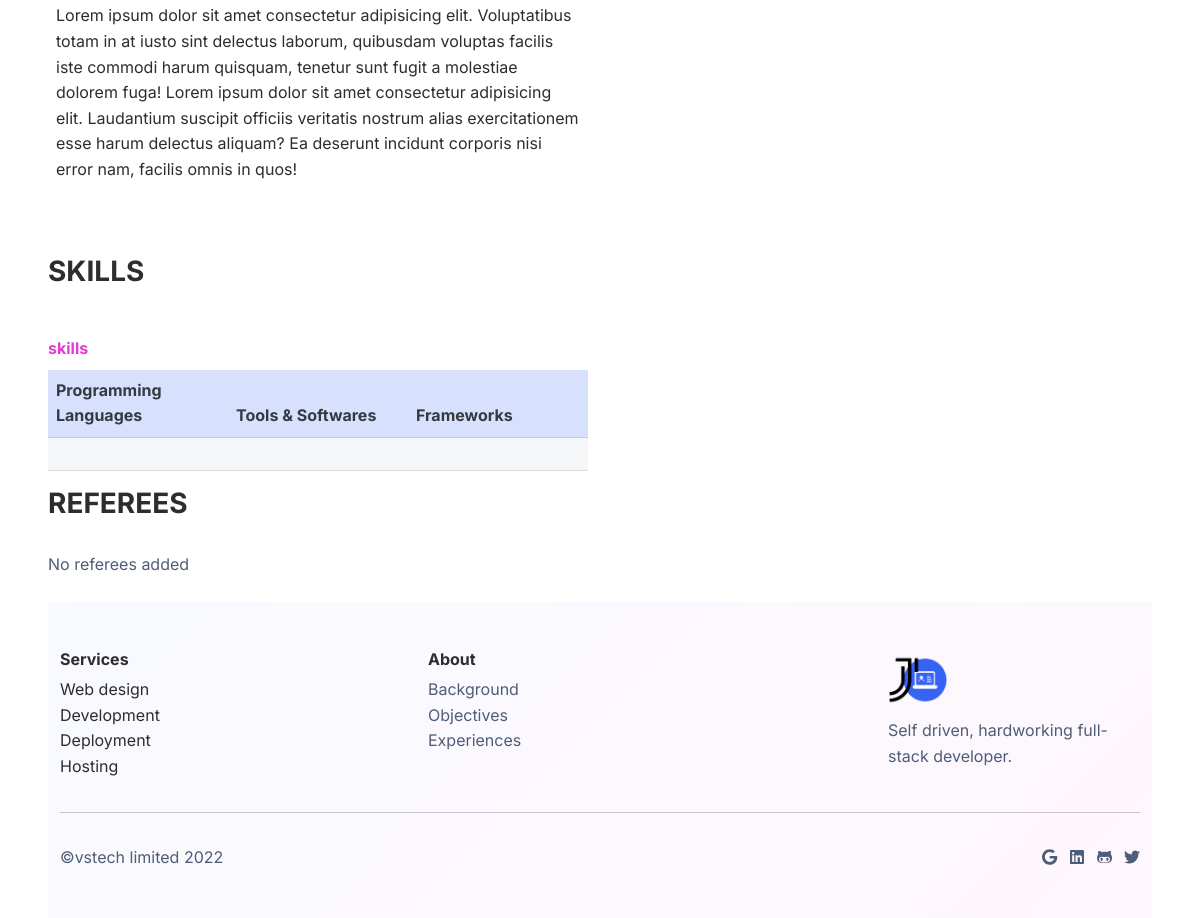
Before: /resume/ (lower part) with the older database file.
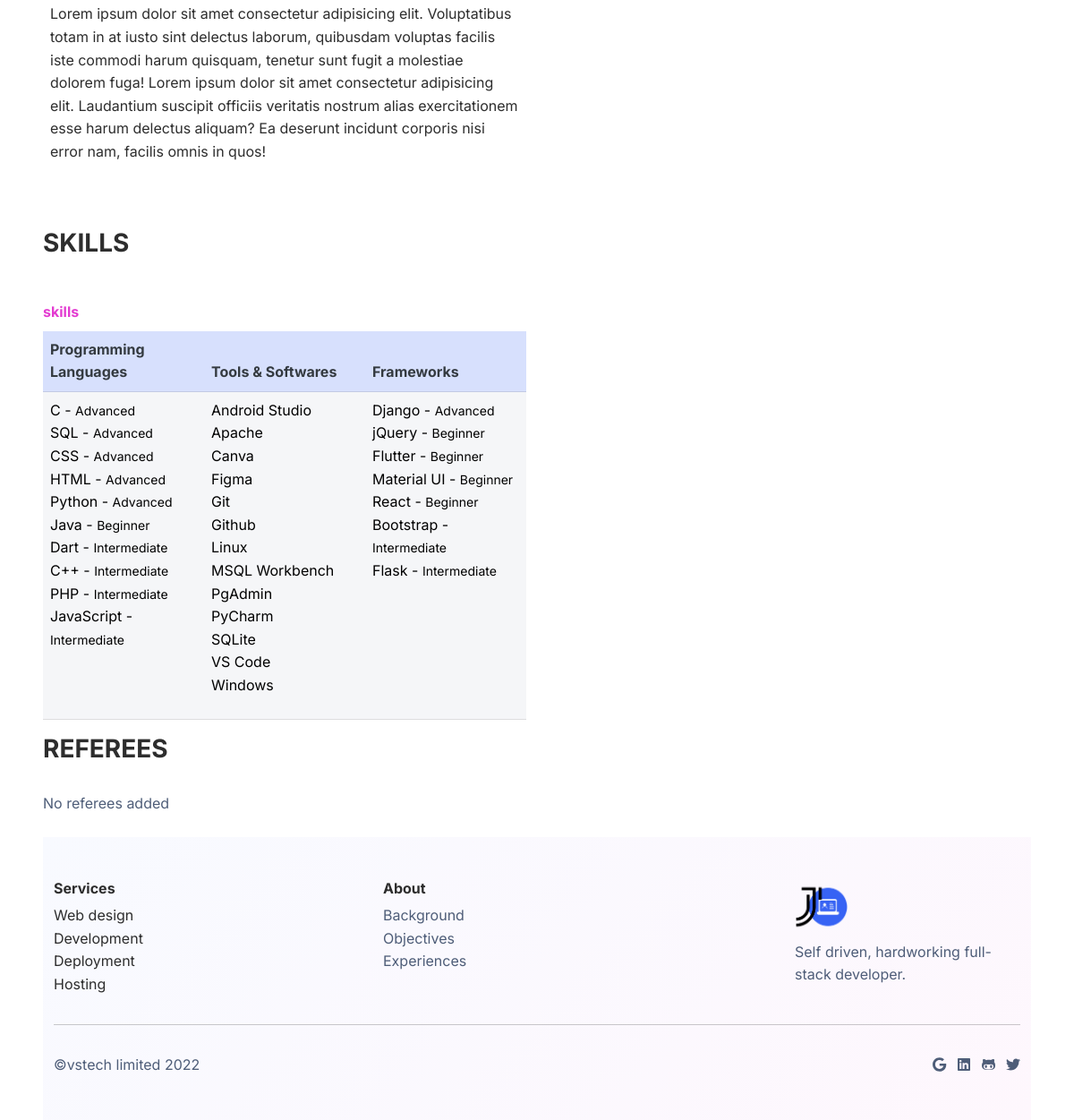
After: the same page with the newer database file.
### resume/models.py (models this page shows, shortened)
class Education(models.Model):
    course = models.CharField(max_length=100)
    institution = models.CharField(max_length=100)
    institution_url = models.URLField(max_length=200, blank=True, null=True)
    institution_city = models.CharField(max_length=100)
    expected_grad_date = models.DateField(null=True, blank=True)
    date_completed = models.DateField(null=True, blank=True)
    certificate_url = models.URLField(max_length=300, blank=True, null=True)
    related_course_work = models.TextField(blank=True, null=True)
    class Meta:
        verbose_name_plural = 'Education'
        ordering = ['-date_completed', '-expected_grad_date']

### skills/models.py (models this page shows)
class ProgrammingLanguage(models.Model):
    title = models.CharField(max_length=50)
    level = models.CharField(max_length=50, default='Beginner', choices=choices)
    def __str__(self):
        return self.title
    class Meta:
        verbose_name_plural = 'Programming Languages'
        ordering = ['level']

class Tool(models.Model):
    title = models.CharField(max_length=50)
    def __str__(self):
        return self.title
    class Meta:
        verbose_name_plural = 'Tools'
        ordering = ['title']

class Framework(models.Model):
    title = models.CharField(max_length=50)
    level = models.CharField(max_length=50, default='Beginner', choices=choices)
    def __str__(self):
        return self.title
    class Meta:
        verbose_name_plural = 'Frameworks'
        ordering = ['level']

### resume/views.py (the view)
# urls.py: path('resume/', include('resume.urls')),
def resume(request):
    education = Education.objects.all()
    p_languages = ProgrammingLanguage.objects.all()
    frameworks = Framework.objects.all()
    tools = Tool.objects.all()
    projects = Project.objects.all()
    experiences = Experience.objects.all()
    referees = Referees.objects.all()
    context = {
        'education' : education,
        'p_languages' : p_languages,
        'frameworks' : frameworks,
        'tools' : tools,
        'projects' : projects,
        'experiences' : experiences,
        'referees' : referees,
    }
    return render(request, 'resume.html', context)

### templates/resume.html (shortened to what this page needs)
{% extends 'base.html' %}
{% load static %}
{% block content %}
<div class="container-fluid px-5">
    <div class="row justify-content-center">
        <div class="col-md-12 col-lg-6">
            {% if education %}
                {% for edu in education %}
                <div class="col-lg-12 p-2">
                    <p>{{edu.related_course_work}}</p>
                </div>
                {% endfor %}
            {% endif %}
            <h3 class="fw-bold text-uppercase my-5">skills</h3>
            <p class="text-secondary mb-2 fw-bold">skills</p>
            <table class="table table-primary">
                <thead class="fw-bold text-dark">
                    <td>Programming Languages</td>
                    <td>Tools & Softwares</td>
                    <td>Frameworks</td>
                </thead>
                <tbody class="teble table-light">
                    <tr>
                        <td class="col-sm-4">
                            <ul class="list-unstyled">
                                {% if p_languages %}
                                    {% for p_lang in p_languages %}
                                        <li>{{p_lang}} - <span class="small">{{p_lang.level}}</span></li>
                                    {% endfor %}
                                {% endif %}
                            </ul>
                        </td>
                        <td class="col-sm-4">
                           <ul class="list-unstyled">
                                 {% if tools %}
                                    {% for tool in tools %}
                                        <li>{{tool}}</div></li>
                                    {% endfor %}
                                {% endif %}
                           </ul>
                        </td>
                        <td>
                            <ul class="list-unstyled">
                                {% if frameworks %}
                                    {% for framework in frameworks %}
                                        <li>{{framework}} - <span class="small">{{framework.level}}</span></li>
                                    {% endfor %}
                                {% endif %}
                            </ul>
                        </td>
                    </tr>
                </tbody>
            </table>
        </div>
        <div class="col-md-12 col-lg-6">
        </div>
    </div>
    <h3 class="fw-bold text-uppercase">Referees</h3>
    <div class="row">
        {% if referees %}
            {% for referee in referees %}
                <div class="col-md-6">
                    <div class="card">
                        <div class="card-body">
                            <h5 class="card-title">{{referee.name}}</h5>
                            <h6 class="card-subtitle mb-2 text-muted">{{referee.position}}</h6>
                            <p class="card-text">{{referee.description}}</p>
                            <a href="mailto:{{referee.email}}" class="card-link">{{referee.email}}</a>
                            <a href="tel:{{referee.phone}}" class="card-link">{{referee.phone}}</a>
                        </div>
                    </div>
                </div>
            {% endfor %}
        {% else %}
            <p class="text-muted my-4">No referees added</p>
        {% endif %}
</div>
{% endblock %}

Changed rows visible on the page:
added ProgrammingLanguage: title "C", level "Advanced"
added ProgrammingLanguage: title "SQL", level "Advanced"
added ProgrammingLanguage: title "CSS", level "Advanced"
added ProgrammingLanguage: title "HTML", level "Advanced"
added ProgrammingLanguage: title "Python", level "Advanced"
added ProgrammingLanguage: title "Java", level "Beginner"
added ProgrammingLanguage: title "Dart", level "Intermediate"
added ProgrammingLanguage: title "C++", level "Intermediate"
added ProgrammingLanguage: title "PHP", level "Intermediate"
added ProgrammingLanguage: title "JavaScript", level "Intermediate"
added Tool: title "Android Studio"
added Tool: title "Apache"
added Tool: title "Canva"
added Tool: title "Figma"
added Tool: title "Git"
added Tool: title "Github"
added Tool: title "Linux"
added Tool: title "MSQL Workbench"
added Tool: title "PgAdmin"
added Tool: title "PyCharm"
added Tool: title "SQLite"
added Tool: title "VS Code"
added Tool: title "Windows"
added Framework: title "Django", level "Advanced"
added Framework: title "jQuery", level "Beginner"
added Framework: title "Flutter", level "Beginner"
added Framework: title "Material UI", level "Beginner"
added Framework: title "React", level "Beginner"
added Framework: title "Bootstrap", level "Intermediate"
added Framework: title "Flask", level "Intermediate"
